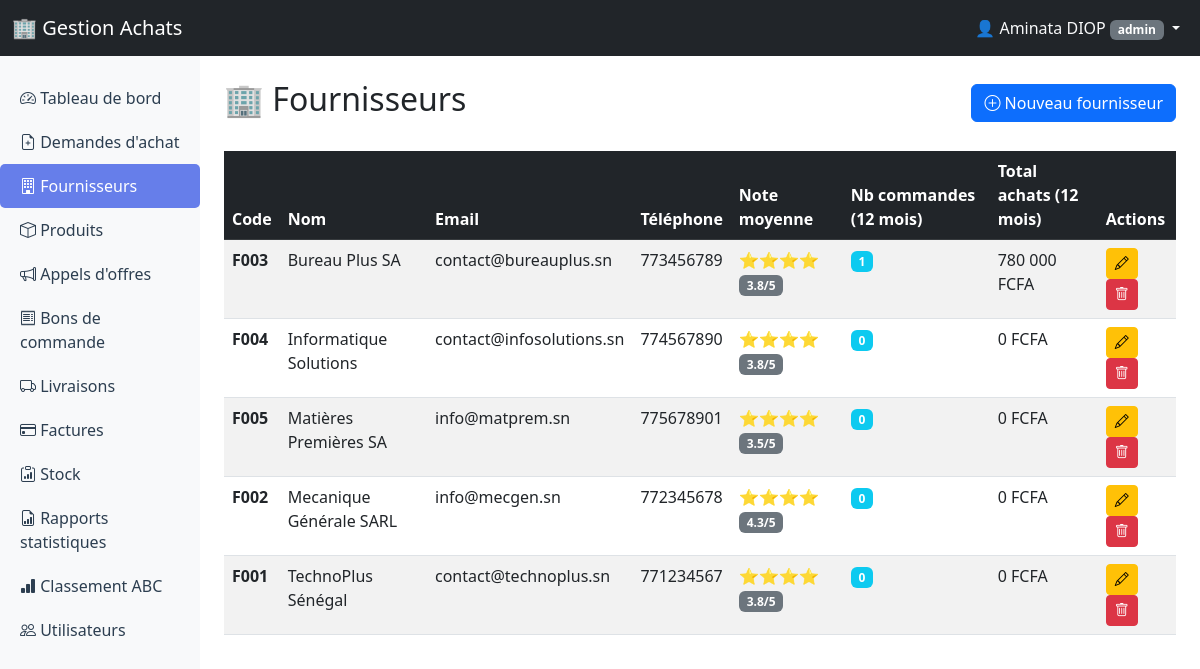
Screenshot of /modules/fournisseurs/index.php (signed in) with the database file from the repository.
### tables this page shows
CREATE TABLE fournisseurs (
    id VARCHAR(36) PRIMARY KEY,
    code VARCHAR(20) UNIQUE NOT NULL,
    nom VARCHAR(200) NOT NULL,
    nom_commercial VARCHAR(200),
    siret VARCHAR(14),
    tva_intracommunautaire VARCHAR(20),
    adresse_ligne1 VARCHAR(255) NOT NULL,
    adresse_ligne2 VARCHAR(255),
    code_postal VARCHAR(10) NOT NULL,
    ville VARCHAR(100) NOT NULL,
    pays VARCHAR(100) NOT NULL,
    telephone VARCHAR(30),
    email VARCHAR(255),
    site_web VARCHAR(255),
    contact_nom VARCHAR(100),
    contact_fonction VARCHAR(100),
    contact_telephone VARCHAR(30),
    contact_email VARCHAR(255),
    categorie VARCHAR(50),
    notation_qualite INT DEFAULT 0,
    notation_delai INT DEFAULT 0,
    notation_prix INT DEFAULT 0,
    notation_service INT DEFAULT 0,
    actif TINYINT(1) DEFAULT 1,
    conditions_paiement VARCHAR(100),
    delai_livraison_jours INT,
    notes TEXT,
    created_at DATETIME DEFAULT CURRENT_TIMESTAMP,
    updated_at DATETIME DEFAULT CURRENT_TIMESTAMP ON UPDATE CURRENT_TIMESTAMP,
    created_by VARCHAR(36),
    updated_by VARCHAR(36)
);

### modules/fournisseurs/index.php (the view, shortened to what this page needs)
<?php
include '../../config/database.php';
$fournisseurs = $pdo->query("
    SELECT
        f.*,
        AVG(
            (f.notation_qualite + f.notation_delai + f.notation_prix + f.notation_service) / 4
        ) as note_moyenne,
        COUNT(bc.id) as nb_commandes,
        COALESCE(SUM(bc.total_ht), 0) as total_achats
    FROM fournisseurs f
    LEFT JOIN bons_commande bc ON f.id = bc.fournisseur_id
        AND bc.date_emission >= DATE_SUB(CURDATE(), INTERVAL 12 MONTH)
        AND bc.statut NOT IN ('annule', 'brouillon')
    WHERE f.actif = 1
    GROUP BY f.id
    ORDER BY f.nom
")->fetchAll(PDO::FETCH_ASSOC);
?>
<!DOCTYPE html>
<html lang="fr">
<head>
    <link href="https://cdn.jsdelivr.net/npm/bootstrap@5.3.0/dist/css/bootstrap.min.css" rel="stylesheet">
    <link href="https://cdn.jsdelivr.net/npm/bootstrap-icons/font/bootstrap-icons.css" rel="stylesheet">
</head>
<body>
    <?php include '../../includes/navbar.php'; ?>
    <div class="container-fluid">
        <div class="row">
            <?php include '../../includes/sidebar.php'; ?>
            <main class="col-md-9 ms-sm-auto col-lg-10 px-md-4 py-4">
                <div class="d-flex justify-content-between align-items-center mb-4">
                    <h2>🏢 Fournisseurs</h2>
                    <a href="create.php" class="btn btn-primary">
                        <i class="bi bi-plus-circle"></i> Nouveau fournisseur
                    </a>
                </div>
                <?php if (empty($fournisseurs)): ?>
                    <div class="alert alert-info">Aucun fournisseur enregistré.</div>
                <?php else: ?>
                    <div class="table-responsive">
                        <table class="table table-striped table-hover">
                            <thead class="table-dark">
                                <tr>
                                    <th>Code</th>
                                    <th>Nom</th>
                                    <th>Email</th>
                                    <th>Téléphone</th>
                                    <th>Note moyenne</th>
                                    <th>Nb commandes (12 mois)</th>
                                    <th>Total achats (12 mois)</th>
                                    <th>Actions</th>
                                </tr>
                            </thead>
                            <tbody>
                                <?php foreach ($fournisseurs as $f): ?>
                                <tr>
                                    <td><strong><?= htmlspecialchars($f['code']) ?></strong></td>
                                    <td><?= htmlspecialchars($f['nom']) ?></td>
                                    <td><?= htmlspecialchars($f['email'] ?? '—') ?></td>
                                    <td><?= htmlspecialchars($f['telephone'] ?? '—') ?></td>
                                    <td>
                                        <?php
                                        $note = round($f['note_moyenne'] ?? 0, 1);
                                        echo str_repeat('⭐', round($note));
                                        ?>
                                        <span class="badge bg-secondary"><?= $note ?>/5</span>
                                    </td>
                                    <td><span class="badge bg-info"><?= $f['nb_commandes'] ?></span></td>
                                    <td><?= number_format($f['total_achats'], 0, ',', ' ') ?> FCFA</td>
                                    <td>
                                        <a href="edit.php?id=<?= $f['id'] ?>" class="btn btn-sm btn-warning">
                                            <i class="bi bi-pencil"></i>
                                        </a>
                                        <a href="delete.php?id=<?= $f['id'] ?>" class="btn btn-sm btn-danger" onclick="return confirm('Supprimer ce fournisseur ?')">
                                            <i class="bi bi-trash"></i>
                                        </a>
                                    </td>
                                </tr>
                                <?php endforeach; ?>
                            </tbody>
                        </table>
                    </div>
                <?php endif; ?>
            </main>
        </div>
    </div>
</body>
</html>

### rows the page displays
fournisseurs: code "F003", nom "Bureau Plus SA", email "contact@bureauplus.sn", telephone "773456789", note "⭐⭐⭐⭐", note "3.8", nb_commandes "1", total_achats "780 000"
fournisseurs: code "F004", nom "Informatique Solutions", email "contact@infosolutions.sn", telephone "774567890", note "⭐⭐⭐⭐", note "3.8", nb_commandes "0", total_achats "0"
fournisseurs: code "F005", nom "Matières Premières SA", email "info@matprem.sn", telephone "775678901", note "⭐⭐⭐⭐", note "3.5", nb_commandes "0", total_achats "0"
fournisseurs: code "F002", nom "Mecanique Générale SARL", email "info@mecgen.sn", telephone "772345678", note "⭐⭐⭐⭐", note "4.3", nb_commandes "0", total_achats "0"
fournisseurs: code "F001", nom "TechnoPlus Sénégal", email "contact@technoplus.sn", telephone "771234567", note "⭐⭐⭐⭐", note "3.8", nb_commandes "0", total_achats "0"

### other values shown
$_SESSION['prenom'] "Aminata"
$_SESSION['nom'] "DIOP"
$_SESSION['role'] "admin"
